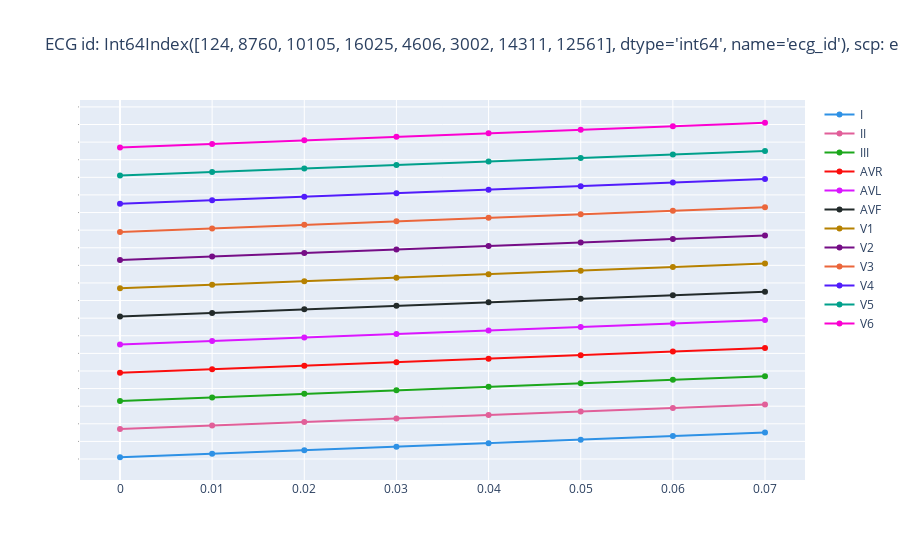

The cell this chart's notebook holds for it:
### Code cell
colors = px.colors.qualitative.Dark24
idxs = [123, 8736, 10078, 15987, 4586, 2987, 14274, 12529]

for s_idx in [idxs]:
    X_subject = X[s_idx, :, :]
    scp_code = Y.scp_codes.apply.iloc[s_idx]
    ecg_id = Y.index[s_idx]

    fig = go.Figure()
    for n_idx, idx in enumerate(channels):
        fig.add_trace(go.Scatter(x = np.arange(X_subject.shape[0]) / sampling_rate, y = X_subject[:,n_idx] + 2. * (len(channels) - n_idx), name = channels[n_idx], marker_color = colors[n_idx]))
        fig.add_trace(go.Scatter(x = np.arange(X_subject.shape[0]) / sampling_rate, y = np.zeros(X_subject.shape[0]) + 2. * (len(channels) - n_idx), marker_color = 'black', line = dict(width = 1.),  showlegend = False))
    fig.update_layout(title = f'ECG id: {ecg_id}, scp: {scp_code}', yaxis = dict(showticklabels=False))
    fig.show()
